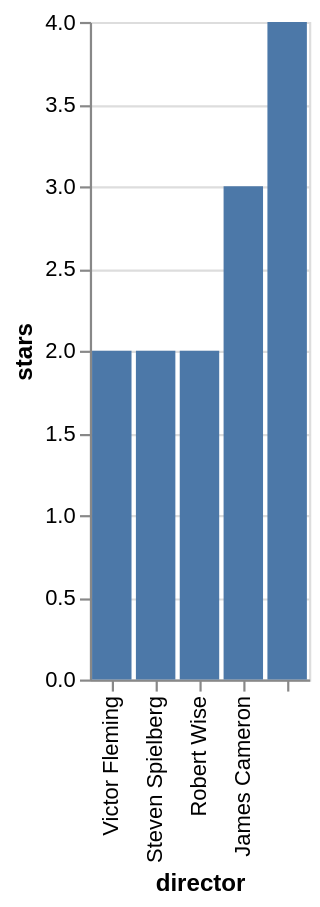

The Vega-Lite source for this figure:
### Vega-Lite specification from a JSON file in a GitHub repository (floating-point values rounded to 4 significant figures)
{"data": {"values": [{"x_data": "Victor Fleming", "y_data": 2}, {"x_data": "Steven Spielberg", "y_data": 2}, {"x_data": "Robert Wise", "y_data": 2}, {"x_data": "James Cameron", "y_data": 3}, {"x_data": "", "y_data": 4}]}, "mark": "bar", "encoding": {"x": {"field": "x_data", "type": "nominal", "title": "director", "sort": "descending"}, "y": {"field": "y_data", "type": "quantitative", "title": "stars"}}}
